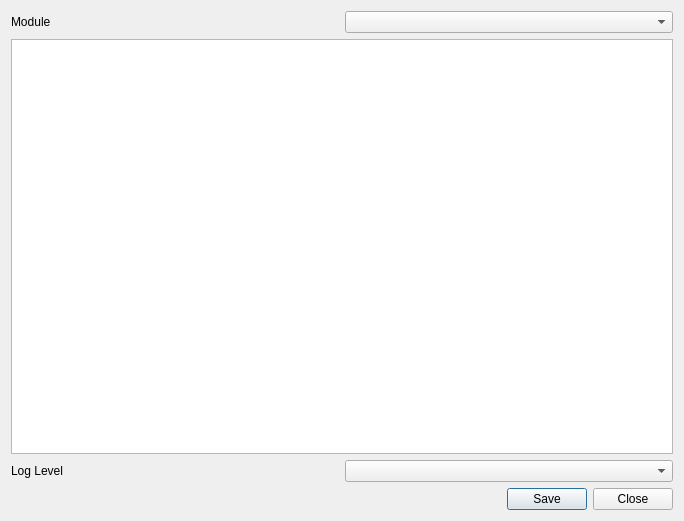
<?xml version="1.0" encoding="UTF-8"?>
<ui version="4.0">
 <class>GUI_Logger</class>
 <widget class="QWidget" name="GUI_Logger">
  <property name="geometry">
   <rect>
    <x>0</x>
    <y>0</y>
    <width>684</width>
    <height>521</height>
   </rect>
  </property>
  <layout class="QGridLayout" name="gridLayout">
   <item row="3" column="0">
    <widget class="QTextEdit" name="teLog"/>
   </item>
   <item row="5" column="0">
    <widget class="QDialogButtonBox" name="buttonBox">
     <property name="standardButtons">
      <set>QDialogButtonBox::Close|QDialogButtonBox::Save</set>
     </property>
    </widget>
   </item>
   <item row="2" column="0">
    <layout class="QHBoxLayout" name="horizontalLayout">
     <item>
      <widget class="QLabel" name="labModule">
       <property name="text">
        <string>Module</string>
       </property>
      </widget>
     </item>
     <item>
      <widget class="Gui::ComboBox" name="comboModules"/>
     </item>
    </layout>
   </item>
   <item row="4" column="0">
    <layout class="QHBoxLayout" name="horizontalLayout_2">
     <item>
      <widget class="QLabel" name="labLogLevel">
       <property name="text">
        <string notr="true">Log Level</string>
       </property>
      </widget>
     </item>
     <item>
      <widget class="Gui::ComboBox" name="comboLogLevel"/>
     </item>
    </layout>
   </item>
  </layout>
 </widget>
 <customwidgets>
  <customwidget>
   <class>Gui::ComboBox</class>
   <extends>QComboBox</extends>
   <header>Gui/Utils/Widgets/ComboBox.h</header>
  </customwidget>
 </customwidgets>
 <resources/>
 <connections/>
</ui>
